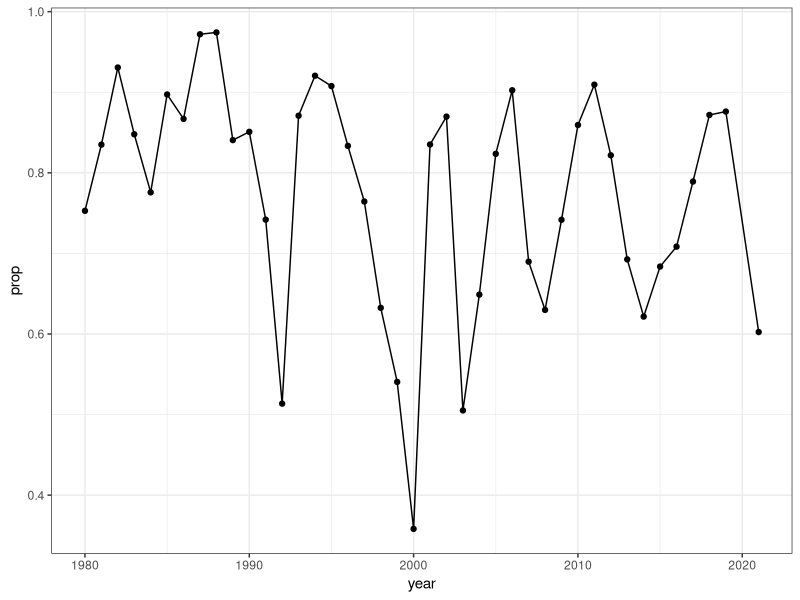

Write R code to recreate this figure.
# plot SC clutch condition time series

library(tidyverse)
cb <- c("#000000", "#E69F00", "#56B4E9", "#009E73", "#F0E442", "#0072B2", "#D55E00", "#CC79A7")

theme_set(theme_bw())

# load
dat <- read.csv("./data/SC_clutch_code_TS.csv")

# remove immature
dat <- dat %>%
  select(-SUM_POPFEMALE_CLUTCH0)

names(dat)[1] <- "year"

dat$total <- apply(dat[,2:7], 1, sum)
dat$full <- apply(dat[,6:7], 1, sum)

dat$prop <- dat$full / dat$total

ggplot(dat, aes(year, prop)) +
  geom_point() +
  geom_line()
